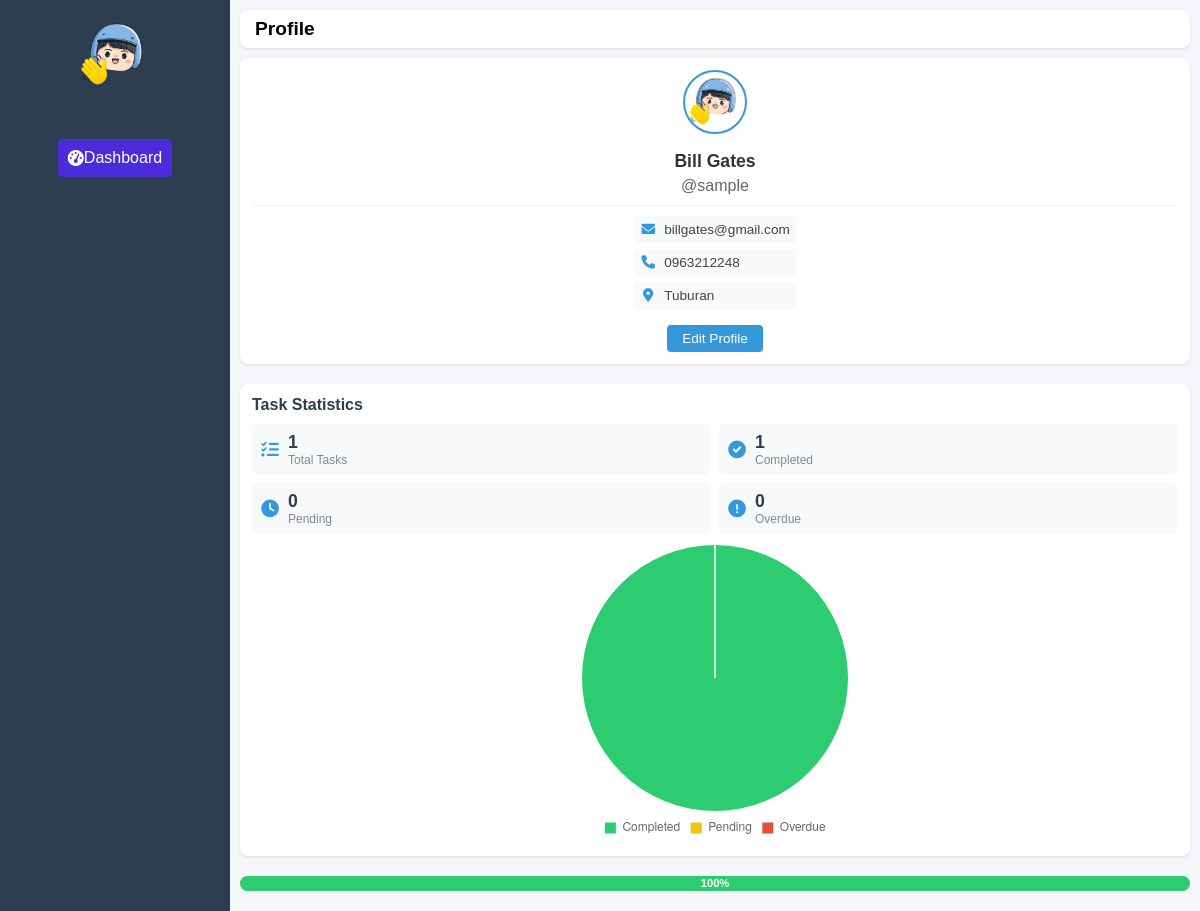
Screenshot of /profile.php (signed in) with the database file from the repository.
### tables this page shows
CREATE TABLE `users` (
  `id` int(11) NOT NULL,
  `username` varchar(50) NOT NULL,
  `email` varchar(100) NOT NULL,
  `password` varchar(255) NOT NULL,
  `full_name` varchar(100) DEFAULT NULL,
  `phone` varchar(20) DEFAULT NULL,
  `address` text DEFAULT NULL,
  `profile_picture` varchar(255) DEFAULT NULL,
  `created_at` datetime DEFAULT current_timestamp()
);

### profile.php (the view, shortened to what this page needs)
<?php
require_once "config.php";
$user_id = $_SESSION["id"];
$sql = "SELECT username, email, full_name, phone, address, profile_picture FROM users WHERE id = ?";
$stmt = mysqli_prepare($link, $sql);
mysqli_stmt_bind_param($stmt, "i", $user_id);
mysqli_stmt_execute($stmt);
$result = mysqli_stmt_get_result($stmt);
$user_data = mysqli_fetch_assoc($result);
$stats_sql = "SELECT
    COUNT(*) as total_tasks,
    SUM(CASE WHEN status = 'completed' THEN 1 ELSE 0 END) as completed_tasks,
    SUM(CASE WHEN status = 'pending' THEN 1 ELSE 0 END) as pending_tasks,
    SUM(CASE WHEN status = 'in_progress' THEN 1 ELSE 0 END) as in_progress_tasks,
    SUM(CASE WHEN due_date < CURDATE() AND status != 'completed' THEN 1 ELSE 0 END) as overdue_tasks
FROM tasks
WHERE user_id = ? AND is_deleted = 0";
$stats_stmt = mysqli_prepare($link, $stats_sql);
mysqli_stmt_bind_param($stats_stmt, "i", $user_id);
mysqli_stmt_execute($stats_stmt);
$stats_result = mysqli_stmt_get_result($stats_stmt);
$stats = mysqli_fetch_assoc($stats_result);
?>
<!DOCTYPE html>
<html lang="en">
<head>
    <link rel="stylesheet" href="style.css">
    <link rel="stylesheet" href="https://cdnjs.cloudflare.com/ajax/libs/font-awesome/6.0.0/css/all.min.css">
</head>
<body>
    <div class="container">
        <div class="sidebar">
            <div class="profile">
                <img src="<?php echo !empty($user_data['profile_picture']) ? htmlspecialchars($user_data['profile_picture']) : 'placeholder.png'; ?>" alt="User Profile">
            </div>
            <nav class="navigation">
                <ul>
                    <li class="active"><a href="dashboard.php"><i class="fas fa-tachometer-alt"></i> Dashboard</a></li>
                </ul>
            </nav>
        </div>
        <div class="main-content">
            <header class="header">
                <div class="header-left">
                    <h2>Profile</h2>
                </div>
            </header>
            <div class="profile-card">
                <div class="profile-header">
                    <img src="<?php echo !empty($user_data['profile_picture']) ? htmlspecialchars($user_data['profile_picture']) : 'placeholder.png'; ?>" alt="Profile Picture" class="profile-picture">
                    <h2><?php echo htmlspecialchars($user_data['full_name'] ?? $user_data['username']); ?></h2>
                    <p class="username">@<?php echo htmlspecialchars($user_data['username']); ?></p>
                </div>
                <div class="profile-details">
                    <div class="detail-item">
                        <i class="fas fa-envelope"></i>
                        <span><?php echo htmlspecialchars($user_data['email']); ?></span>
                    </div>
                    <?php if (!empty($user_data['phone'])): ?>
                        <div class="detail-item">
                            <i class="fas fa-phone"></i>
                            <span><?php echo htmlspecialchars($user_data['phone']); ?></span>
                        </div>
                    <?php endif; ?>
                    <?php if (!empty($user_data['address'])): ?>
                        <div class="detail-item">
                            <i class="fas fa-map-marker-alt"></i>
                            <span><?php echo htmlspecialchars($user_data['address']); ?></span>
                        </div>
                    <?php endif; ?>
                </div>
                <div class="profile-actions">
                    <a href="edit_profile.php" class="edit-profile-btn">Edit Profile</a>
                </div>
            </div>
            <div class="task-statistics">
                <h3>Task Statistics</h3>
                <div class="stats-grid">
                    <div class="stat-card">
                        <i class="fas fa-tasks"></i>
                        <div class="stat-info">
                            <span class="stat-value"><?php echo $stats['total_tasks']; ?></span>
                            <span class="stat-label">Total Tasks</span>
                        </div>
                    </div>
                    <div class="stat-card">
                        <i class="fas fa-check-circle"></i>
                        <div class="stat-info">
                            <span class="stat-value"><?php echo $stats['completed_tasks']; ?></span>
                            <span class="stat-label">Completed</span>
                        </div>
                    </div>
                    <div class="stat-card">
                        <i class="fas fa-clock"></i>
                        <div class="stat-info">
                            <span class="stat-value"><?php echo $stats['pending_tasks']; ?></span>
                            <span class="stat-label">Pending</span>
                        </div>
                    </div>
                    <div class="stat-card">
                        <i class="fas fa-exclamation-circle"></i>
                        <div class="stat-info">
                            <span class="stat-value"><?php echo $stats['overdue_tasks']; ?></span>
                            <span class="stat-label">Overdue</span>
                        </div>
                    </div>
                </div>
                <div class="chart-container">
                    <canvas id="taskStatusChart"></canvas>
                </div>
            </div>
            <div class="overall-progress">
                <div class="progress-bar" id="overallProgressBar"></div>
            </div>
        </div>
    </div>
</body>
<script>
    // Get task statistics data from PHP
    const taskStats = <?php echo json_encode($stats); ?>;
    // Get the canvas element
    const ctx = document.getElementById('taskStatusChart').getContext('2d');
    // Create the pie chart
    const taskStatusChart = new Chart(ctx, {
        type: 'pie',
        data: {
            labels: ['Completed', 'Pending', 'Overdue'],
            datasets: [{
                label: 'Task Status',
                data: [taskStats.completed_tasks, taskStats.pending_tasks, taskStats.overdue_tasks],
                backgroundColor: [
                    '#2ecc71', // Completed (Green)
                    '#f1c40f', // Pending (Yellow)
                    '#e74c3c' // Overdue (Red)
                ],
                borderColor: [
                    '#ffffff',
                    '#ffffff',
                    '#ffffff'
                ],
                borderWidth: 1
            }]
        },
        options: {
            responsive: true,
            maintainAspectRatio: false,
            plugins: {
                legend: {
                    position: 'bottom',
                    labels: {
                        boxWidth: 12,
                        padding: 10
                    }
                },
                tooltip: {
                    callbacks: {
                        label: function(tooltipItem) {
                            const label = tooltipItem.label || '';
                            const value = tooltipItem.raw || 0;
                            // Calculate total from the stats object directly
                            const total = (taskStats.total_tasks || 0);
                            const percentage = total > 0 ? ((value / total) * 100).toFixed(1) : 0;
                            return `${label}: ${value} (${percentage}%)`;
                        }
                    }
                }
            }
        }
    });
    // Update the overall progress bar
    const progressBar = document.getElementById('overallProgressBar');
    const completedTasks = taskStats.completed_tasks || 0;
    const totalTasks = taskStats.total_tasks || 0;
    const completionPercentage = totalTasks > 0 ? (completedTasks / totalTasks) * 100 : 0;
    progressBar.style.width = completionPercentage.toFixed(1) + '%';
    progressBar.innerText = completionPercentage.toFixed(0) + '%'; // Display whole number percentage
</script>
</html>

### style.css (style rules this page uses)
body { margin: 0; font-family: sans-serif; background-color: #f4f4f4; }
.container { display: flex; height: 100vh; }
.sidebar { width: 250px; background-color: #5b39ee; color: white; padding: 20px; display: flex; flex-direction: column; align-items: center; }
.profile { text-align: center; margin-bottom: 30px; }
.profile img { width: 80px; height: 80px; border-radius: 50%; margin-bottom: 10px; }
.navigation ul { list-style: none; padding: 0; margin: 0; width: 100%; }
.navigation li { margin-bottom: 10px; }
.navigation a { color: white; text-decoration: none; display: flex; align-items: center; padding: 10px; border-radius: 5px; }
.navigation a:hover, .navigation li.active a { background-color: #4a2cdb; }
.main-content { flex-grow: 1; padding: 20px; }
.header { display: flex; justify-content: space-between; align-items: center; background-color: #e0f2f7; padding: 15px; border-radius: 8px; margin-bottom: 20px; }
.profile-card { background: #fff; border-radius: 10px; box-shadow: 0 2px 10px rgba(0, 0, 0, 0.1); padding: 30px; }
.profile-header { text-align: center; margin-bottom: 30px; }
.profile-picture { width: 150px; height: 150px; border-radius: 50%; object-fit: cover; margin-bottom: 15px; border: 3px solid #5b39ee; }
.profile-header h2 { margin: 10px 0 5px; color: #333; font-size: 24px; }
.profile-header .username { color: #666; font-size: 16px; margin: 0; }
.profile-details { max-width: 600px; margin: 0 auto; }
.detail-item { display: flex; align-items: center; margin-bottom: 15px; padding: 10px; background: #f8f9fa; border-radius: 5px; }
.detail-item i { margin-right: 15px; color: #5b39ee; font-size: 20px; }
.detail-item span, .detail-item p { margin: 0; color: #444; }
.profile-actions { text-align: center; margin-top: 30px; }
.edit-profile-btn { background-color: #5b39ee; color: white; border: none; padding: 12px 30px; border-radius: 5px; cursor: pointer; font-size: 16px; transition: background-color 0.3s; }

### rows the page displays
users: profile_picture (picture), full_name "Bill Gates", username "sample", email "billgates@gmail.com", phone "0963212248", address "Tuburan"

### other values shown
$stats['total_tasks'] "1"
$stats['completed_tasks'] "1"
$stats['pending_tasks'] "0"
$stats['overdue_tasks'] "0"
chart data {{ json_encode($stats) }} {"total_tasks":1,"completed_tasks":"1","pending_tasks":"0","in_progress_tasks":"0","overdue_tasks":"0"}
